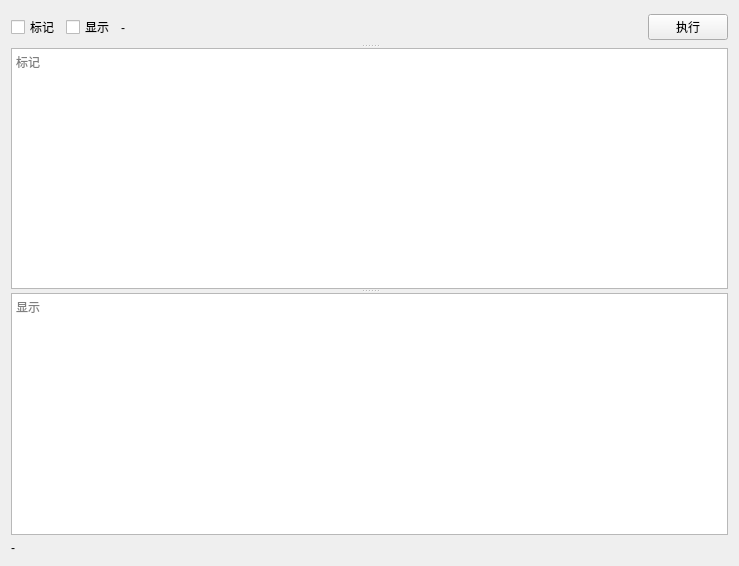
<?xml version="1.0" encoding="UTF-8"?>
<ui version="4.0">
 <class>Form</class>
 <widget class="QWidget" name="Form">
  <property name="geometry">
   <rect>
    <x>0</x>
    <y>0</y>
    <width>739</width>
    <height>566</height>
   </rect>
  </property>
  <property name="windowTitle">
   <string>Form</string>
  </property>
  <layout class="QFormLayout" name="formLayout">
   <item row="0" column="0" colspan="2">
    <widget class="QSplitter" name="splitter">
     <property name="orientation">
      <enum>Qt::Vertical</enum>
     </property>
     <widget class="QWidget" name="layoutWidget">
      <layout class="QHBoxLayout" name="horizontalLayout">
       <item>
        <widget class="QCheckBox" name="checkBox">
         <property name="text">
          <string>标记</string>
         </property>
        </widget>
       </item>
       <item>
        <widget class="QCheckBox" name="checkBox_2">
         <property name="text">
          <string>显示</string>
         </property>
        </widget>
       </item>
       <item>
        <widget class="QLabel" name="label">
         <property name="text">
          <string>-</string>
         </property>
        </widget>
       </item>
       <item>
        <spacer name="horizontalSpacer">
         <property name="orientation">
          <enum>Qt::Horizontal</enum>
         </property>
         <property name="sizeHint" stdset="0">
          <size>
           <width>40</width>
           <height>20</height>
          </size>
         </property>
        </spacer>
       </item>
       <item>
        <widget class="QPushButton" name="pushButton">
         <property name="text">
          <string>执行</string>
         </property>
        </widget>
       </item>
      </layout>
     </widget>
     <widget class="QPlainTextEdit" name="plainTextEdit">
      <property name="placeholderText">
       <string>标记</string>
      </property>
     </widget>
     <widget class="QPlainTextEdit" name="plainTextEdit_2">
      <property name="placeholderText">
       <string>显示</string>
      </property>
     </widget>
    </widget>
   </item>
   <item row="1" column="0">
    <widget class="QLabel" name="label_2">
     <property name="text">
      <string>-</string>
     </property>
    </widget>
   </item>
  </layout>
 </widget>
 <resources/>
 <connections/>
</ui>
